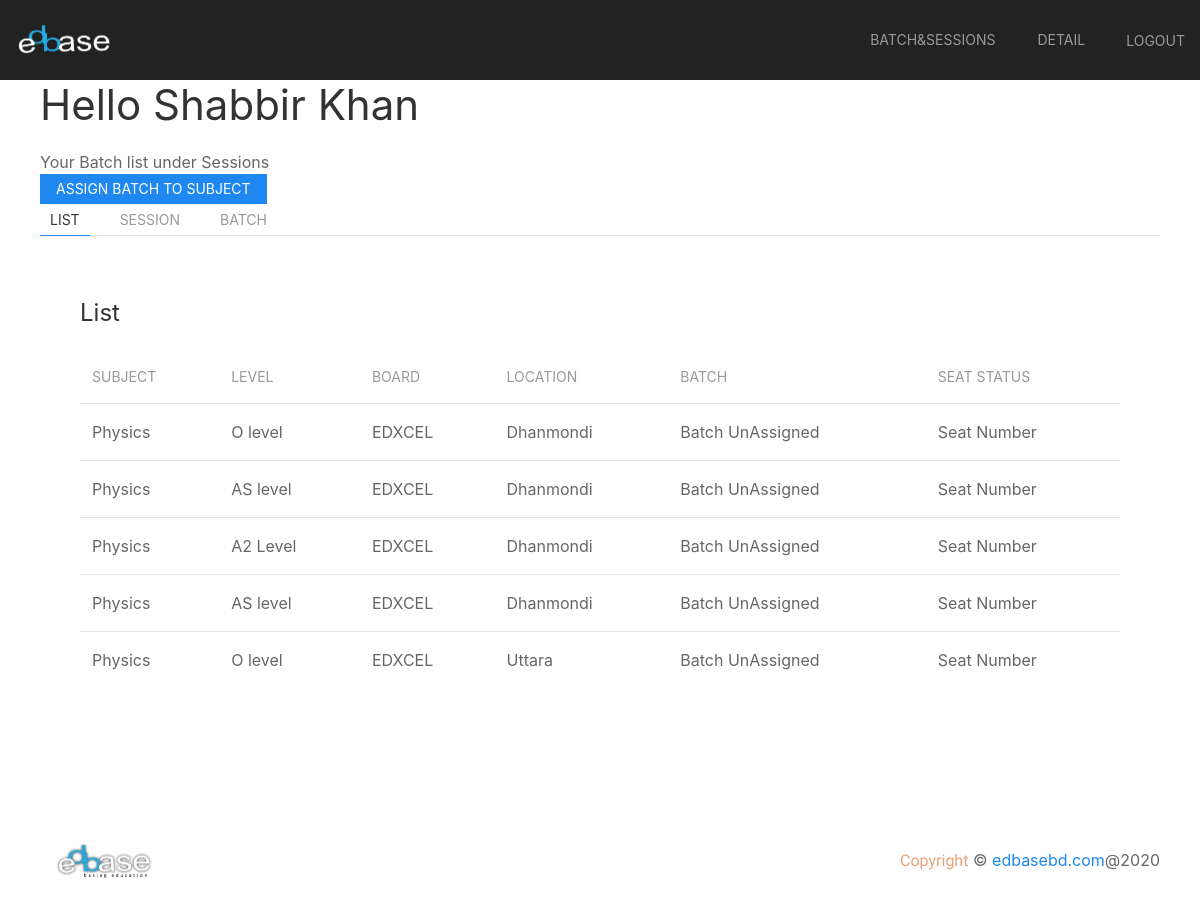
The app's page /teacherbatchandsession/ (signed in), older data.
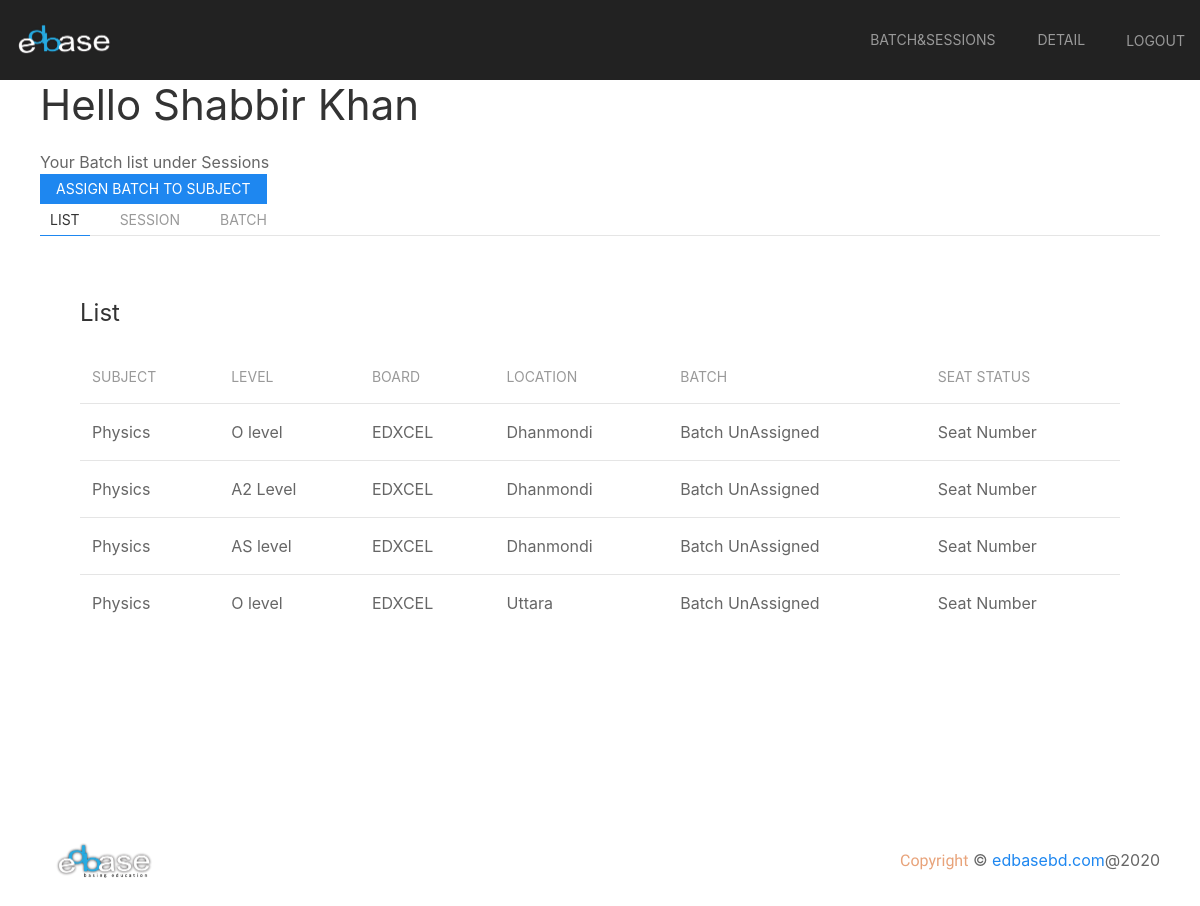
The same page, newer data.
### applicant/models.py (models this page shows, shortened)
class EdbaseTeacherSubject(models.Model):
    teacher = models.ForeignKey(EdbaseTeacher, related_name='edbaseteacher', on_delete=models.CASCADE)
    location = models.ForeignKey(EdbaseLocation, related_name='edbaselocation', on_delete=models.CASCADE)
    board = models.ForeignKey(EdbaseBoard, related_name='edbaseboard', on_delete=models.CASCADE)
    qualification = models.ForeignKey(EdbaseQualification, related_name='edbasequalification', on_delete=models.CASCADE)
    subject = models.ForeignKey(EdbaseSubject, related_name='edbasesubject', on_delete=models.CASCADE)

class EdbaseSubject(models.Model):
    title = models.CharField(max_length=128, null=True, blank=True)
    status = models.BooleanField(default=True, null=True, blank=True)
    level = models.CharField(max_length=128, null=True, blank=True)
    code = models.CharField(max_length=128, null=True, blank=True)
    board = models.ForeignKey(EdbaseBoard, related_name='edbaseboardforsubject', on_delete=models.CASCADE)
    created_at = models.DateTimeField(auto_now_add=True, null=True, blank=True)

class EdbaseQualification(models.Model):
    level = models.CharField(max_length=128, null=True, blank=True)
    created_at = models.DateTimeField(auto_now_add=True, null=True, blank=True)

class EdbaseBoard(models.Model):
    name = models.CharField(max_length=128, null=True, blank=True)
    created_at = models.DateTimeField(auto_now_add=True, null=True, blank=True)

class EdbaseLocation(models.Model):
    name = models.CharField(max_length=128, null=True, blank=True)
    created_at = models.DateTimeField(auto_now_add=True, null=True, blank=True)

### applicant/views.py (the view)
# urls.py: path('teacherbatchandsession/', views.teacherbatchandsession, name='teacherbatchandsession'),
def teacherbatchandsession(request):
    data = ""
    teacher = request.user.edbaseteacher
    subjects = EdbaseTeacherSubject.objects.filter(teacher_id=teacher.id)
    return render(request, "portal/teacher/batchandsession.html", {"data": data, "subjects": subjects})

### applicant/templates/portal/teacher/batchandsession.html (shortened to what the changed rows need)
{% extends 'base.html' %}
{% load static %}
{% block content %}
    <section id="student-list">
        <div class="uk-container" style="min-height:700px">
            <h1>Hello {{ request.user.edbaseteacher.name }}</h1>
            <div>
                <ul class="uk-switcher uk-margin">
                    <div id="list">
                        <div class="uk-card uk-card-hover uk-card-body">
                            <table class="uk-table uk-table-hover uk-table-divider">
                                <thead>
                                    <tr>
                                        <th>Subject</th>
                                        <th>Level</th>
                                        <th>Board</th>
                                        <th>Location</th>
                                        <th>Batch</th>
                                        <th>Seat Status</th>
                                    </tr>
                                </thead>
                                <tbody>
                                    {% for sub in subjects %}
                                    <tr>
                                        <td>{{ sub.subject.title }}</td>
                                        <td>{{ sub.qualification.level }}</td>
                                        <td>{{ sub.board.name }}</td>
                                        <td>{{ sub.location.name }}</td>
                                        <td>Batch UnAssigned</td>
                                        <td>Seat Number</td>
                                    </tr>
                                    {% endfor %}
                                </tbody>
                            </table>
                        </div>
                    </div>
                </ul>
            </div>
        </div>
    </section>
{% endblock %}

Row changes from the older to the newer data that the page shows:
removed EdbaseTeacherSubject: subject "Physics", qualification.level "AS level", board.name "EDXCEL", location.name "Dhanmondi"
